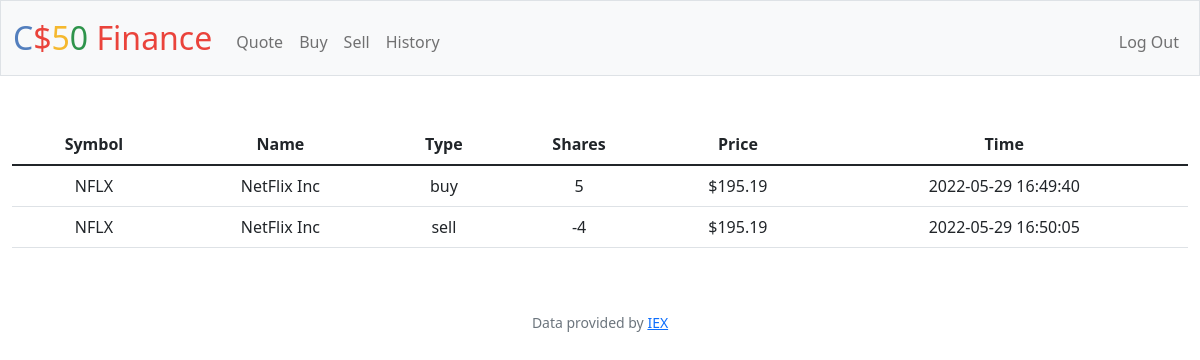
Screenshot of /history (signed in) with the database file from the repository.
### tables this page shows
CREATE TABLE 'buy_shares' ('id' INTEGER PRIMARY KEY AUTOINCREMENT NOT NULL, 'user_id' INTEGER NOT NULL, 'name' TEXT NOT NULL, 'symbol' TEXT NOT NULL, 'price' NUMERIC NOT NULL, 'type' TEXT NOT NULL, 'shares' INTEGER NOT NULL, 'time' DATETIME);

### app.py (the view)
@app.route("/history")
@login_required
def history():
    user_id = session["user_id"]
    buy_shares = db.execute("SELECT symbol, name, type, shares, price, time FROM buy_shares WHERE user_id = ?", user_id)
    return render_template("history.html", table=buy_shares, usd=usd)

### app.py (called while the page is built)
@app.after_request
def after_request(response):
    response.headers["Cache-Control"] = "no-cache, no-store, must-revalidate"
    response.headers["Expires"] = 0
    response.headers["Pragma"] = "no-cache"
    return response

### helpers.py (called while the page is built)
def login_required(f):
    @wraps(f)
    def decorated_function(*args, **kwargs):
        if session.get("user_id") is None:
            return redirect("/login")
        return f(*args, **kwargs)
    return decorated_function

def usd(value):
    return f"${value:,.2f}"

### templates/history.html (shortened to what this page needs)
{% extends "layout.html" %}
{% block main %}
<table class="table">
    <thead>
      <tr>
        <th scope="col">Symbol</th>
        <th scope="col">Name</th>
        <th scope="col">Type</th>
        <th scope="col">Shares</th>
        <th scope="col">Price</th>
        <th scope="col">Time</th>
      </tr>
    </thead>
    <tbody>
        {% for i in table %}
            <tr>
                <td>{{ i["symbol"] }}</td>
                <td>{{ i["name"] }}</td>
                <td>{{ i["type"] }}</td>
                <td>{{ i["shares"] }}</td>
                <td>{{ i["price"] | usd}}</td>
                <td>{{ i["time"] }}</td>
            </tr>
        {% endfor %}
    </tbody>
</table>
{% endblock %}

### rows the page displays
buy_shares: symbol "NFLX", name "NetFlix Inc", type "buy", shares "5", price "$195.19", time "2022-05-29 16:49:40"
buy_shares: symbol "NFLX", name "NetFlix Inc", type "sell", shares "-4", price "$195.19", time "2022-05-29 16:50:05"
